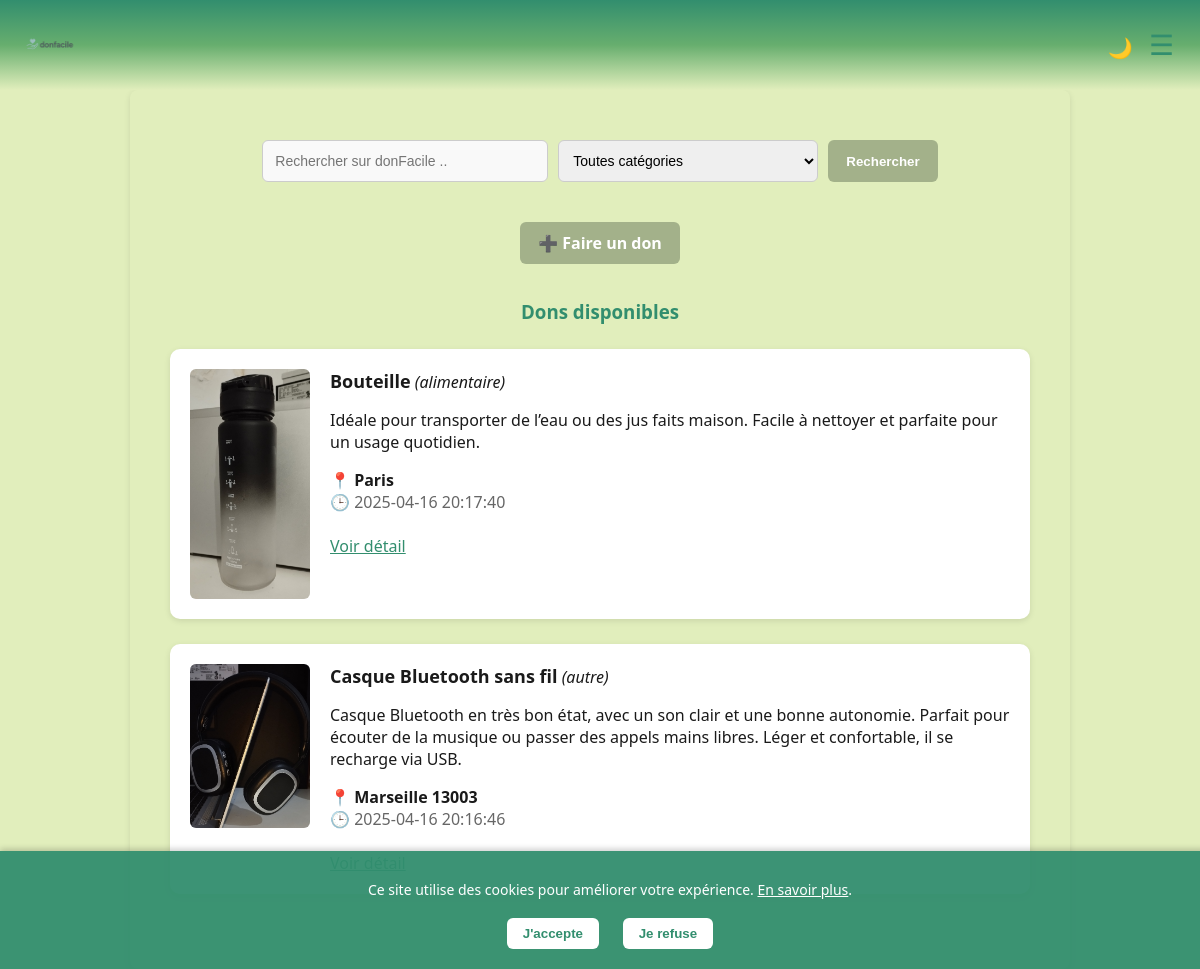
Page /index (signed in) on the committed database.
### tables this page shows
CREATE TABLE donations (
        id INTEGER PRIMARY KEY AUTOINCREMENT,
        user_id INTEGER NOT NULL,
        title TEXT NOT NULL,
        description TEXT,
        category TEXT,
        location TEXT,
        image TEXT,
        created_at TIMESTAMP DEFAULT CURRENT_TIMESTAMP,
        latitude REAL,
        longitude REAL,
        FOREIGN KEY (user_id) REFERENCES users(id)
    );

### app.py (the view)
@app.route('/index')
def index():
    location_filter = request.args.get('location')
    category_filter = request.args.get('category')
    conn = sqlite3.connect('database.db')
    c = conn.cursor()
    query = "SELECT id,title, description, category, location, created_at,image FROM donations WHERE 1=1"
    params = []
    if location_filter:
        query += " AND location LIKE ?"
        params.append('%' + location_filter + '%')
    if category_filter and category_filter != 'all':
        query += " AND category = ?"
        params.append(category_filter)
    query += " ORDER BY created_at DESC"
    c.execute(query, params)
    donations = c.fetchall()
    conn.close()
    return render_template('index.html', donations=donations, location_filter=location_filter, category_filter=category_filter)

### app.py (called while the page is built)
@app.context_processor
def inject_unread_count():
    if 'user_id' in session:
        conn = sqlite3.connect('database.db')
        c = conn.cursor()
        c.execute('SELECT COUNT(*) FROM messages WHERE receiver_id = ? AND is_read = 0', (session['user_id'],))
        count = c.fetchone()[0]
        conn.close()
        return {'unread_count': count}
    return {'unread_count': 0}

### templates/index.html (shortened to what this page needs)
{% extends 'base.html' %}
{% block content %}
<div class="index-container">
    <div class="search-bar">
        <form method="get" action="{{ url_for('index') }}" class="search-form">
            <input type="text" name="location" placeholder="Rechercher sur donFacile .."
                   value="{{ location_filter or '' }}" class="input-text">
            <select name="category" class="input-select">
                <option value="all" {% if category_filter == 'all' or not category_filter %}selected{% endif %}>Toutes catégories</option>
            </select>
            <input type="submit" value="Rechercher" class="btn-custom">
        </form>
    </div>
    <div class="add-donation-btn">
        <a href="{{ url_for('create_donation') }}" class="btn-custom">
            ➕ Faire un don
        </a>
    </div>
    <h3 class="section-title">Dons disponibles</h3>
    {% if donations %}
        <ul class="donation-list">
            {% for don in donations %}
                <li class="donation-item">
                    {% if don[6] %}
                        <img src="{{ url_for('static', filename='uploads/' ~ don[6]) }}"
                             alt="Image du don" class="donation-img">
                    {% endif %}
                    <div class="donation-info">
                        <strong class="donation-title">{{ don[1] }}</strong> <em>({{ don[3] }})</em><br>
                        <p>{{ don[2] }}</p>
                        📍 <strong>{{ don[4] }}</strong><br>
                        🕒 <span class="donation-date">{{ don[5] }}</span><br><br>
                        <a href="{{ url_for('donation_detail', donation_id=don[0]) }}" class="donation-link">Voir détail</a>
                    </div>
                </li>
            {% endfor %}
        </ul>
    {% else %}
        <p class="no-donation-msg">Aucun don disponible pour le moment.</p>
    {% endif %}
</div>
{% endblock %}

### static/css/style.css (style rules this page uses)
:root { --vert-fonce: #328E6E; --vert-moyen: #67AE6E; --vert-clair: #90C67C; --beige-vert: #E1EEBC; --texte: #1A1A1A; --blanc: #fff; }
body { margin: 0; font-family: 'Segoe UI', Tahoma, sans-serif; background-color: var(--beige-vert); animation: fadeInBody 0.6s ease-in; color: var(--texte); }
a { color: #328E6E; }
.btn-custom { background-color: #A3B18A; color: white; border: none; padding: 10px 18px; border-radius: 6px; font-weight: bold; cursor: pointer; transition: background-color 0.3s ease, transform 0.2s ease; text-decoration: none; display: inline-block; }
input[type="email"], input[type="password"], input[type="text"] { padding: 12px; border: 1px solid #ccc; border-radius: 6px; font-size: 14px; background-color: #f9f9f9; }
img { max-width: 100%; height: auto; }

### static/css/index.css (style rules this page uses)
.index-container { max-width: 900px; margin: auto; padding: 30px 20px; }
.search-bar { text-align: center; margin-bottom: 40px; }
.search-form { display: flex; flex-wrap: wrap; justify-content: center; gap: 10px; }
.input-text, .input-select { padding: 10px; border-radius: 6px; border: 1px solid #ccc; font-size: 14px; min-width: 260px; }
.add-donation-btn { text-align: center; margin-bottom: 35px; }
.section-title { text-align: center; color: var(--vert-fonce); margin-bottom: 25px; }
.donation-list { list-style-type: none; padding: 0; }
.donation-item { margin-bottom: 25px; background: var(--blanc); padding: 20px; border-radius: 10px; box-shadow: 0 2px 6px rgba(0,0,0,0.1); display: flex; gap: 20px; align-items: flex-start; }
.donation-img { max-width: 120px; border-radius: 6px; }
.donation-info { flex: 1; }
.donation-title { font-size: 18px; color: var(--texte); }
.donation-date { color: #666; }
.donation-link { color: var(--vert-fonce); text-decoration: underline; }

### rows in the picture
donations: image (picture), title "Bouteille", category "alimentaire", description "Idéale pour transporter de l’eau ou des jus faits maison. Facile à nettoyer et parfaite pour un usage quotidien.", location "Paris", created_at "2025-04-16 20:17:40"
donations: image (picture), title "Casque Bluetooth sans fil", category "autre", description "Casque Bluetooth en très bon état, avec un son clair et une bonne autonomie. Parfait pour écouter de la musique ou passer des appels mains libres. Léger et confortable, il se recharge via USB.", location "Marseille 13003", created_at "2025-04-16 20:16:46"
